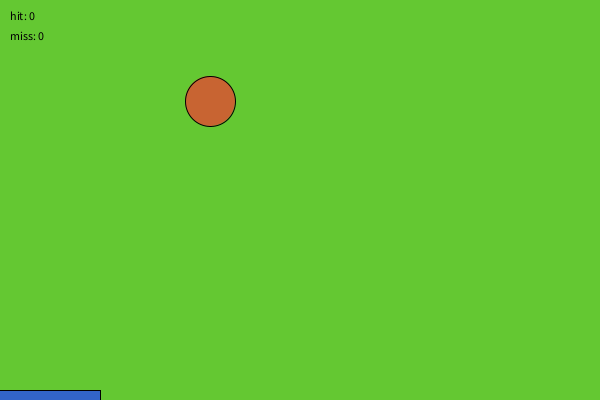
Frame 1 (no input)
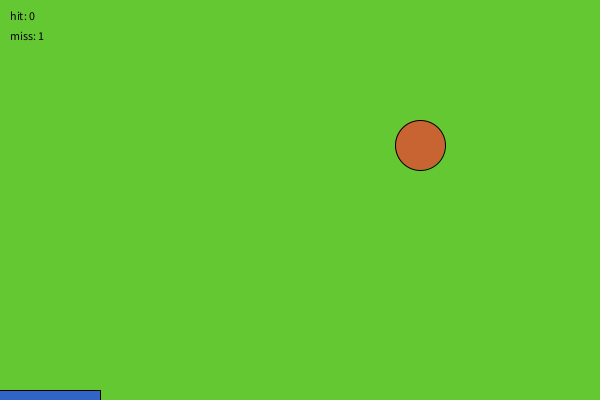
Frame 60 (the mouse pressed at the canvas centre just before this capture)
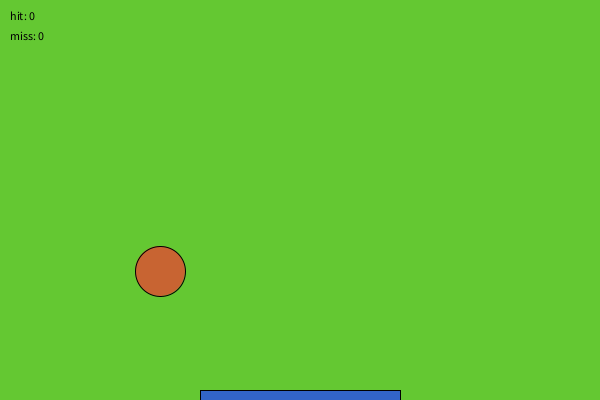
Frame 120 (the mouse held since frame 60 and released just before this capture)

The Processing sketch that drew these frames (run headless with seeded random() and noise(); from frame 60 on, the mouse is pressed at the canvas centre):

// Processing sketch: game_pde
// ── game_pde.pde
void setup ()
{
    size (600, 400);
}
float ballX = 200;
float ballY = 100;
float speedX = 10;
float speedY = 0;
int hit = 0;
int miss = 0;

void draw ()
{
  if(mousePressed) { hit =0; miss = 0; }
  
  float paddle =1000/ (hit +10);
  if(ballX < 0 || ballX > width) speedX = -speedX;
  if(ballY > height) {
    speedY = -speedY;
    float distance =abs(mouseX - ballX);
    if(distance < paddle) hit += 1;
    else miss += 1;
  }
  else speedY += 1;
  
  ballX += speedX;
  ballY += speedY;
  
  background (100,200,50);
  fill(200,100,50) ;
  ellipse (ballX, ballY, 50,50);
  fill(50,100,200);
  rect(mouseX -paddle, height-10, 2*paddle,10);
  
  fill(0);
  text ("hit: " + hit, 10, 20);
  text ("miss: " + miss, 10, 40);
}
